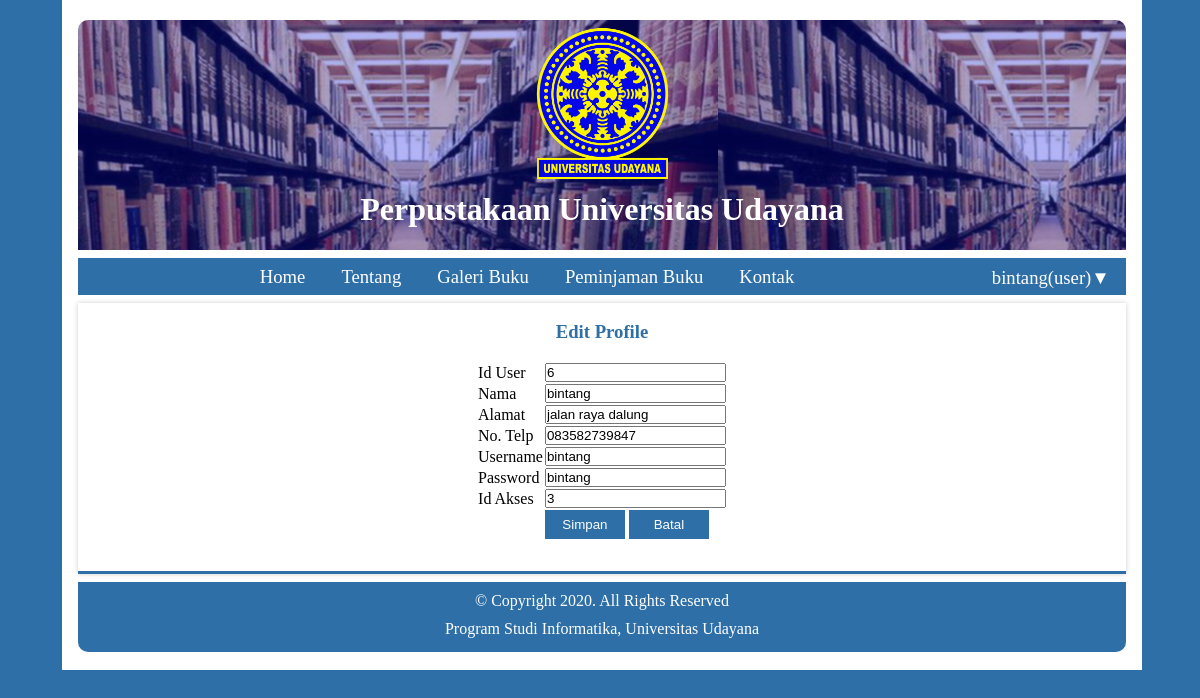
/index.php?halaman=profile (signed in), run on the app's committed database.
### tables this page shows
CREATE TABLE `user` (
  `id_user` int(11) NOT NULL,
  `nama` varchar(50) NOT NULL,
  `alamat` text NOT NULL,
  `no_tlp` varchar(13) NOT NULL,
  `username` varchar(30) NOT NULL,
  `password` varchar(30) NOT NULL,
  `id_akses` int(11) NOT NULL
);

### function.php (called while the page is built, shortened)
<?php
    class Data{
        private $mysqli;
        public function __construct($conn)
        {
            $this->mysqli = $conn;
        }
        public function edit_profile($id){
            $db = $this->mysqli->connection;
            $sql = "SELECT * FROM user WHERE id_user='$id'";
            $query = $db->query($sql) or die($db->error);
            return $query;
        }
    }
?>

### main/profile.php (the view, shortened to what this page needs)
<div class="profile">
    <?php
    $tampil = $dat->edit_profile($id);
    $df = $tampil->fetch_object();
?>
    <br><h3 style="color: #2e6fa7">Edit Profile</h3>
        <form method="POST" id="formEdit"><br>
        <table>
            <tr>
                <td>Id User</td>
                <td>
                    <input readonly type="text" name="id_user" id="id_user" required="" value="<?php echo $df->id_user;?>" />
                </td>
            </tr>
            <tr>
                <td>Nama</td>
                <td>
                    <input type="text" name="nama" id="nama" required="" value="<?php echo $df->nama;?>" />
                </td>
            </tr>
            <tr>
                <td>Alamat</td>
                <td>
                    <input type="text" name="alamat" id="alamat" required="" value="<?php echo $df->alamat;?>" />
                </td>
            </tr>
            <tr>
                <td>No. Telp</td>
                <td>
                    <input type="text" name="no_tlp" id="no_tlp" required="" value="<?php echo $df->no_tlp;?>" />
                </td>
            </tr>
            <tr>
                <td>Username</td>
                <td>
                    <input type="text" name="username" id="username" required="" value="<?php echo $df->username;?>" />
                </td>
            </tr>
            <tr>
                <td>Password</td>
                <td>
                    <input type="text" name="password" id="password" required="" value="<?php echo $df->password;?>" />
                </td>
            </tr>
            <tr>
                <td>Id Akses</td>
                <td>
                    <input readonly type="text" name="id_akses" id="id_akses" required="" value="<?php echo $df->id_akses;?>" />
                </td>
            </tr>
            <tr>
                <td></td>
                <td>
                    <input class="button" type="submit" name="simpan" id="simpan" value="Simpan" />
                    <a href="index.php"><button class="button" type="button" id="cancelButton">Batal</button></a>
                </td>
            </tr>
        </table>
    </form>
    <br>
</div>

### style/style.css (style rules this page uses)
* { margin: 0; padding: 0; }
a { text-decoration: none; color: #575656; }
body { background: #2e6fa7 }
.button { border: none; background: #2e6fa7; color: white; padding: 7px; width: 80px; }
.profile { width: 97%; box-shadow: 0px 0px 5px 0px rgba(0, 0, 0, 0.2); margin-top: 8px; height: 268px; border-bottom: 3px solid #2e6fa7; }

### data on the page
user: id_user "6", nama "bintang", alamat "jalan raya dalung", no_tlp "083582739847", username "bintang", password "bintang", id_akses "3"

### other printed values
$user "bintang"
$akses "user"
